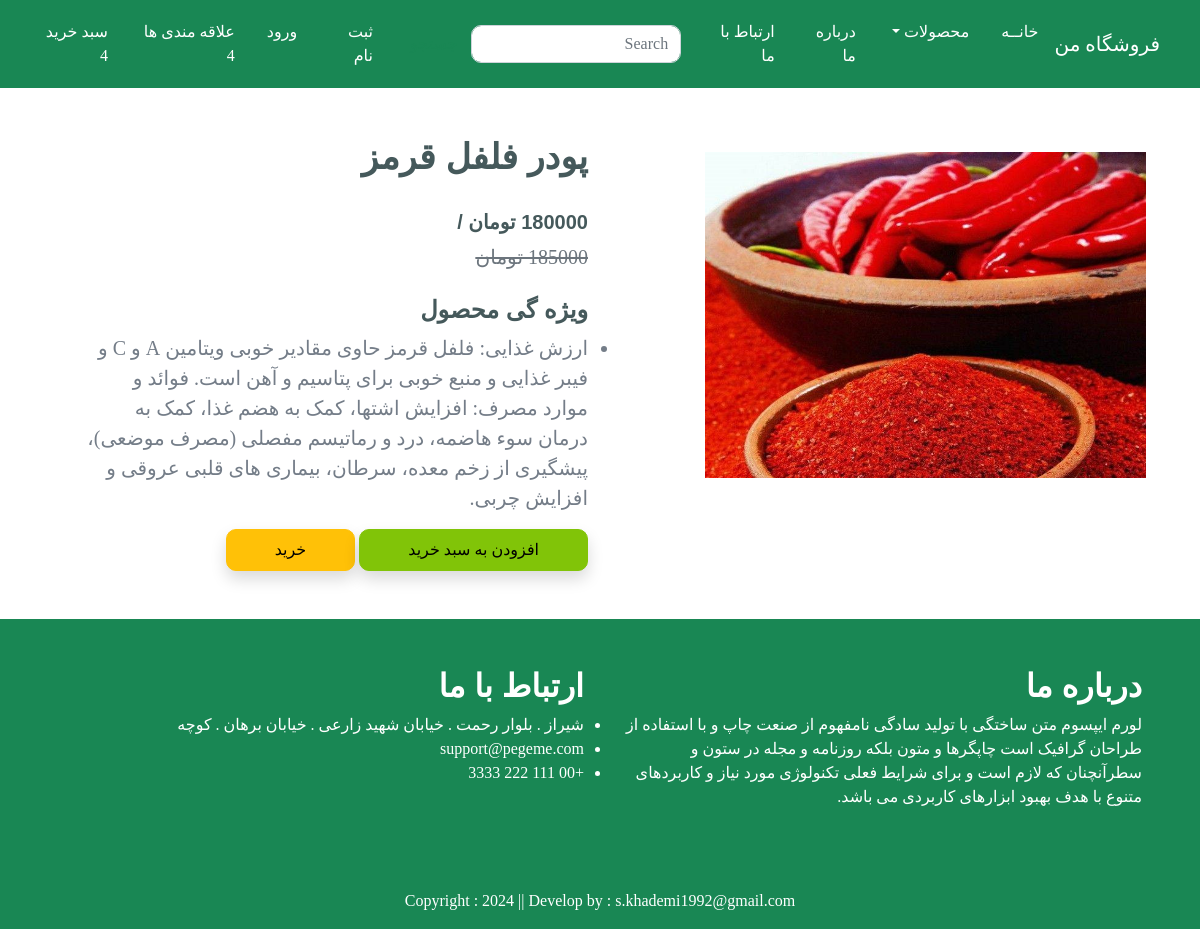
Screenshot of /product-detail/2 with the database file from the repository.
### app/models.py (models this page shows, shortened)
class Product(models.Model):
    title = models.CharField(max_length=100)
    selling_price = models.DecimalField(default=0, decimal_places=0, max_digits=12)
    discounted_price = models.DecimalField(default=0, decimal_places=0, max_digits=12, null=True, blank=True)
    description = models.TextField()
    category = models.CharField(choices=CATEGORY_CHOICES, max_length=2)
    product_image = models.ImageField(upload_to='product')

### app/views.py (the view)
# urls.py: path('product-detail/<int:pk>', views.ProductDetail.as_view(), name='product-detail'),
class ProductDetail(View):
    def get(self, request, pk):
        product = Product.objects.get(pk=pk)
        return render(request, 'app/product-detail.html', locals())

### app/templates/app/product-detail.html (shortened to what this page needs)
{% extends 'app/base.html' %}
{% load static %}
{% load humanize %}
{% block main-content %}
    <div class="container py-5">
        <div class="row flex justify-content-between">
            <div class="img2 col-lg-5">
                <img src="{{ product.product_image.url }}" class="image col-xs-6 col-sm-12 col-lg-12 mt-3 text-sm-center w-100 h-75" alt="">
            </div>
            <div class="productdetail col-lg-6">
                <h1 style="font-size: 35px;">{{ product.title }}</h1>
                <br>
                <h5 >{{ product.discounted_price }} تومان /</h5>
                <small class="text-decoration-line-through text-muted fs-5"><del>{{ product.selling_price }} تومان</del></small>
                <br><br>
                <h4>ویژه گی محصول</h4>
                <ul class="fs-5">
                    <li>{{ product.description }}</li>
                </ul>
                <form action="/add-to-cart" class="d-inline">
                    <button type="submit" class="btn btn-primary shadow px-5 py-2">افزودن به سبد خرید</button>
                </form>
                <a href="{% url 'showcart' %}" class="btn btn-warning shadow px-5 py-2 ms-4">خرید</a>
            </div>
        </div>
    </div>
{% endblock main-content %}

### app/static/app/css/style.css (style rules this page uses)
* { margin: 0; padding: 0; box-sizing: border-box; }
.font { font-family: font; }

### rows the page displays
Product: product_image (picture), title "پودر فلفل قرمز", discounted_price "180000", selling_price "185000", description "ارزش غذایی: فلفل قرمز حاوی مقادیر خوبی ویتامین A و C و فیبر غذایی و منبع خوبی برای پتاسیم و آهن است. فوائد و موارد مصرف: افزایش اشتها، کمک به هضم غذا، کمک به درمان سوء هاضمه، درد و رماتیسم مفصلی (مصرف موضعی)، پیشگیری از زخم معده، سرطان، بیماری های قلبی عروقی و افزایش چربی."
